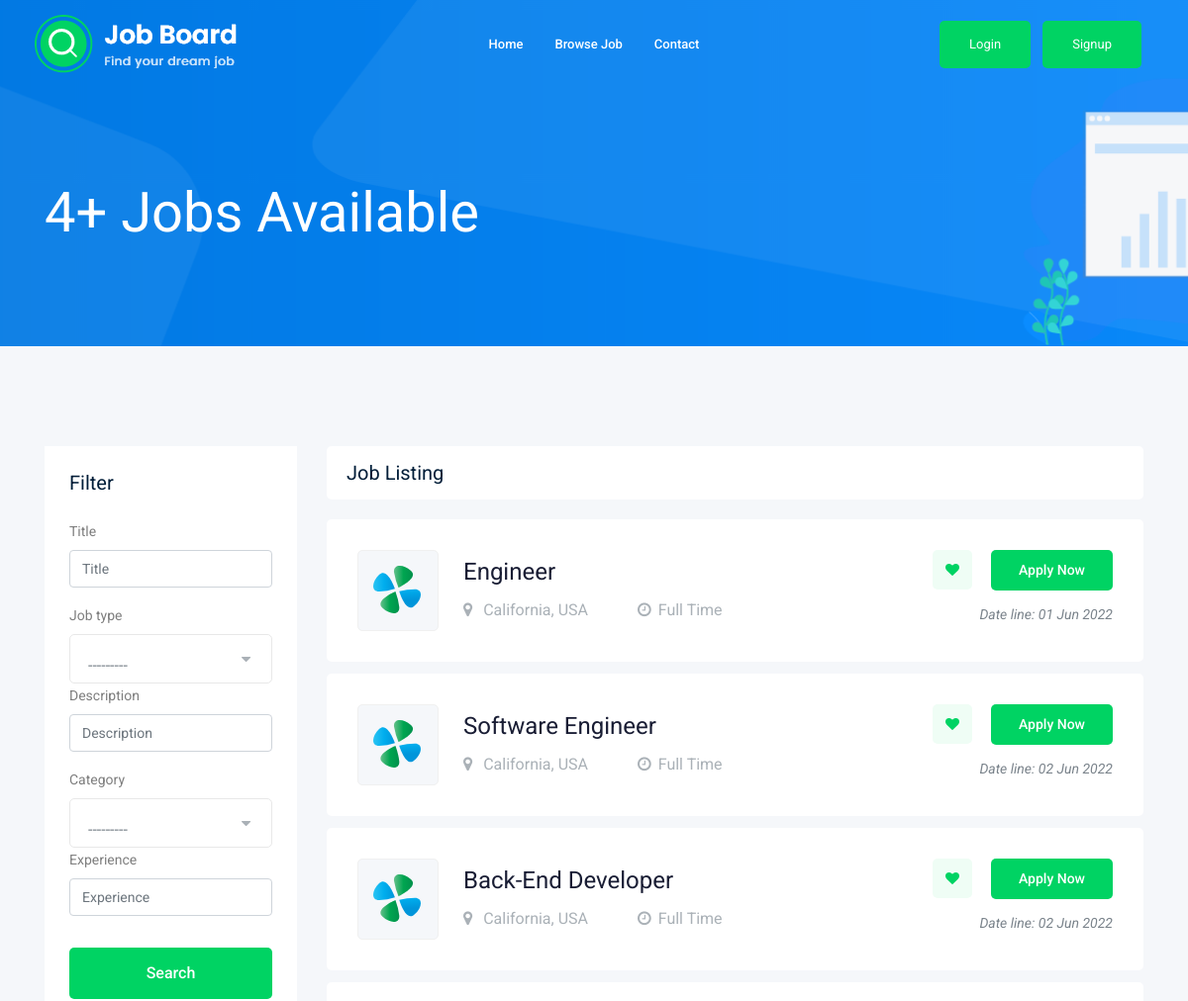
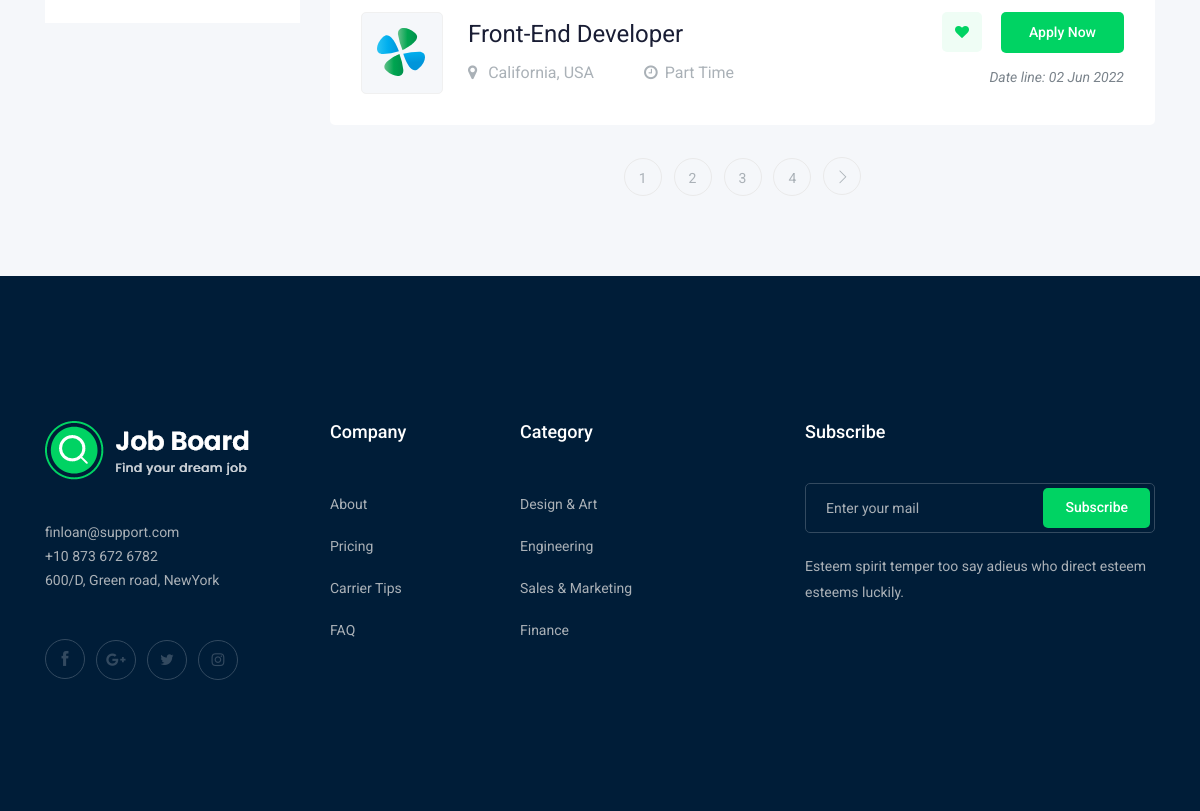
Screenshot of /jobs/ with the database file from the repository (2 pictures, top to bottom).
### job/models.py (models this page shows, shortened)
class Job(models.Model):
    owner = models.ForeignKey(User, related_name='job_owner', on_delete=models.CASCADE)
    title = models.CharField(max_length=100)
    job_type = models.CharField(max_length=15, choices=JOB_TYPE)
    description = models.TextField(max_length=10000)
    published_at = models.DateTimeField(auto_now=False)
    vacancy = models.IntegerField(default=1)
    salary = models.IntegerField(default=0)
    category = models.ForeignKey('category', on_delete=models.CASCADE)
    experience = models.IntegerField(default=1)
    image = models.ImageField(upload_to=image_upload)
    slug = models.SlugField(blank=True, null=True)
    def __str__(self):
        return self.title

### job/views.py (the view)
# urls.py: path('', views.job_list, name='job_list'),
def job_list(request):
    job_list = Job.objects.all()
    myfilters = JobFilter(request.GET, queryset=job_list)
    job_list = myfilters.qs
    paginator = Paginator(job_list, 4)  # Show 3 jobs per page
    page_number = request.GET.get('page')
    page_obj = paginator.get_page(page_number)
    context = {'jobs': page_obj, 'filter': myfilters}  # Prepare context for the template
    return render(request, 'job/job_list.html', context)

### job/models.py (called while the page is built)
    def __str__(self):
        return self.name

### job/templates/job/job_list.html (shortened to what this page needs)
{% extends 'base.html' %}
{% load static %}
{% load bootstrap4 %}
{%block body%}
<div class="bradcam_area bradcam_bg_1">
    <div class="container">
        <div class="row">
            <div class="col-xl-12">
                <div class="bradcam_text">
                    <h3>{{jobs | length}}+ Jobs Available</h3>
                </div>
            </div>
        </div>
    </div>
</div>
<div class="job_listing_area plus_padding">
    <div class="container">
        <div class="row">
            <div class="col-lg-3">
                <div class="job_filter white-bg">
                    <div class="form_inner white-bg">
                        <h3>Filter</h3>
                        <form method="GET">
                            {% bootstrap_form filter.form %}
                            <input type="submit" value="Search" class="boxed-btn3 w-100 mt-3">
                        </form>
                    </div>
                </div>
            </div>
            <div class="col-lg-9">
                <div class="recent_joblist_wrap">
                    <div class="recent_joblist white-bg">
                        <div class="row align-items-center">
                            <div class="col-md-6">
                                <h4>Job Listing</h4>
                            </div>
                            <div class="col-md-6"></div>
                        </div>
                    </div>
                </div>
                <div class="job_lists m-0">
                    <div class="row">
                        {%for job in jobs%}
                        <div class="col-lg-12 col-md-12">
                            <div class="single_jobs white-bg d-flex justify-content-between">
                                <div class="jobs_left d-flex align-items-center">
                                    <div class="thumb">
                                        <img src="{% static 'img/svg_icon/1.svg' %}" alt="image" />
                                    </div>
                                    <div class="jobs_conetent">
                                        <a href="{% url 'jobs:job_detail' job.slug %}">
                                            <h4>{{job}}</h4>
                                        </a>
                                        <div class="links_locat d-flex align-items-center">
                                            <div class="location">
                                                <p><i class="fa fa-map-marker"></i> California, USA</p>
                                            </div>
                                            <div class="location">
                                                <p><i class="fa fa-clock-o"></i>{{job.job_type}}</p>
                                            </div>
                                        </div>
                                    </div>
                                </div>
                                <div class="jobs_right">
                                    <div class="apply_now">
                                        <a class="heart_mark" href="#">
                                            <i class="fa fa-heart"></i>
                                        </a>
                                        <a href="{% url 'jobs:job_detail' job.slug %}" class="boxed-btn3">Apply Now</a>
                                    </div>
                                    <div class="date">
                                        <p>Date line: {{job.published_at | date:'d M o'}}</p>
                                    </div>
                                </div>
                            </div>
                        </div>
                        {% endfor %}
                    </div>
                    {% if jobs.has_other_pages %}
                    <div class="row">
                        <div class="col-lg-12">
                            <div class="pagination_wrap">
                                <ul>
                                    {% for i in jobs.paginator.page_range %}
                                    <li>
                                        <a href="?page={{i}}"><span> {{i}} </span></a>
                                    </li>
                                    {% endfor %}
                                    {% if jobs.has_next %}
                                    <li>
                                        <a href="?page={{ page_obj.next_page_number }}">
                                            <i class="ti-angle-right"></i>
                                        </a>
                                    </li>
                                    {% endif %}
                                </ul>
                            </div>
                        </div>
                    </div>
                    {% endif %}
                </div>
            </div>
        </div>
    </div>
</div>
{%endblock body%}

### rows the page displays
Job: title "Engineer", job_type "Full Time", published_at "01 Jun 2022"
Job: title "Software Engineer", job_type "Full Time", published_at "02 Jun 2022"
Job: title "Back-End Developer", job_type "Full Time", published_at "02 Jun 2022"
Job: title "Front-End Developer", job_type "Part Time", published_at "02 Jun 2022"

### other values shown
{{ jobs | length }} "4"
{{ i }} "1" "2" "3" "4"
